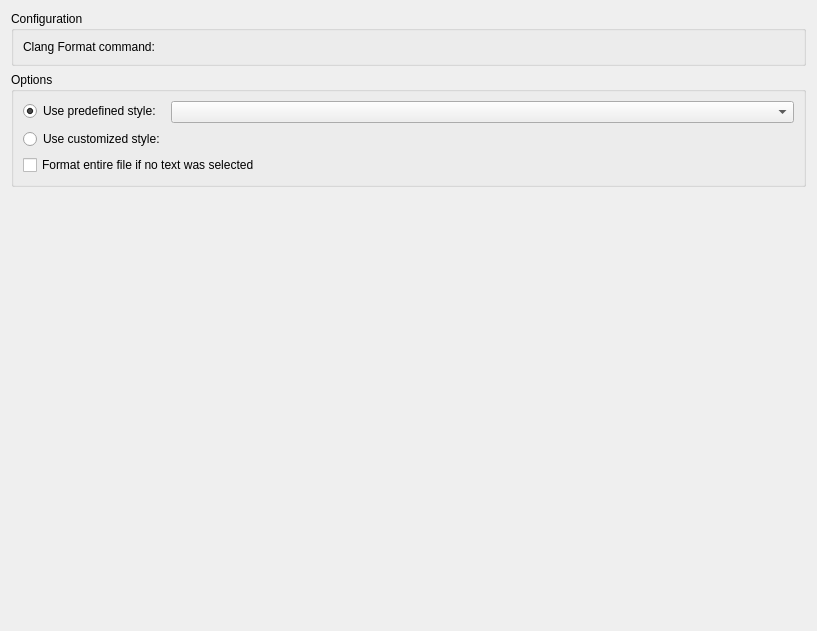
<?xml version="1.0" encoding="UTF-8"?>
<ui version="4.0">
 <class>Beautifier::Internal::ClangFormat::ClangFormatOptionsPage</class>
 <widget class="QWidget" name="Beautifier::Internal::ClangFormat::ClangFormatOptionsPage">
  <property name="geometry">
   <rect>
    <x>0</x>
    <y>0</y>
    <width>817</width>
    <height>631</height>
   </rect>
  </property>
  <property name="windowTitle">
   <string>Form</string>
  </property>
  <layout class="QVBoxLayout" name="verticalLayout">
   <item>
    <widget class="QGroupBox" name="configuration">
     <property name="title">
      <string>Configuration</string>
     </property>
     <layout class="QHBoxLayout" name="horizontalLayout">
      <item>
       <widget class="QLabel" name="commandLabel">
        <property name="text">
         <string>Clang Format command:</string>
        </property>
       </widget>
      </item>
      <item>
       <widget class="Utils::PathChooser" name="command" native="true"/>
      </item>
     </layout>
    </widget>
   </item>
   <item>
    <widget class="QGroupBox" name="options">
     <property name="title">
      <string>Options</string>
     </property>
     <layout class="QFormLayout" name="formLayout">
      <property name="fieldGrowthPolicy">
       <enum>QFormLayout::AllNonFixedFieldsGrow</enum>
      </property>
      <item row="0" column="0">
       <widget class="QRadioButton" name="usePredefinedStyle">
        <property name="text">
         <string>Use predefined style:</string>
        </property>
        <property name="checked">
         <bool>true</bool>
        </property>
        <property name="autoExclusive">
         <bool>true</bool>
        </property>
       </widget>
      </item>
      <item row="0" column="1">
       <widget class="QComboBox" name="predefinedStyle"/>
      </item>
      <item row="1" column="0">
       <widget class="QRadioButton" name="useCustomizedStyle">
        <property name="text">
         <string>Use customized style:</string>
        </property>
        <property name="autoExclusive">
         <bool>true</bool>
        </property>
       </widget>
      </item>
      <item row="1" column="1">
       <widget class="Beautifier::Internal::ConfigurationPanel" name="configurations" native="true"/>
      </item>
      <item row="2" column="0" colspan="2">
       <widget class="QCheckBox" name="formatEntireFileFallback">
        <property name="toolTip">
         <string>For action Format Selected Text</string>
        </property>
        <property name="text">
         <string>Format entire file if no text was selected</string>
        </property>
       </widget>
      </item>
     </layout>
    </widget>
   </item>
   <item>
    <spacer name="verticalSpacer">
     <property name="orientation">
      <enum>Qt::Vertical</enum>
     </property>
     <property name="sizeHint" stdset="0">
      <size>
       <width>20</width>
       <height>40</height>
      </size>
     </property>
    </spacer>
   </item>
  </layout>
 </widget>
 <customwidgets>
  <customwidget>
   <class>Utils::PathChooser</class>
   <extends>QWidget</extends>
   <header location="global">utils/pathchooser.h</header>
   <container>1</container>
  </customwidget>
  <customwidget>
   <class>Beautifier::Internal::ConfigurationPanel</class>
   <extends>QWidget</extends>
   <header location="global">beautifier/configurationpanel.h</header>
   <container>1</container>
  </customwidget>
 </customwidgets>
 <resources/>
 <connections>
  <connection>
   <sender>usePredefinedStyle</sender>
   <signal>toggled(bool)</signal>
   <receiver>predefinedStyle</receiver>
   <slot>setEnabled(bool)</slot>
   <hints>
    <hint type="sourcelabel">
     <x>67</x>
     <y>108</y>
    </hint>
    <hint type="destinationlabel">
     <x>240</x>
     <y>113</y>
    </hint>
   </hints>
  </connection>
 </connections>
</ui>
